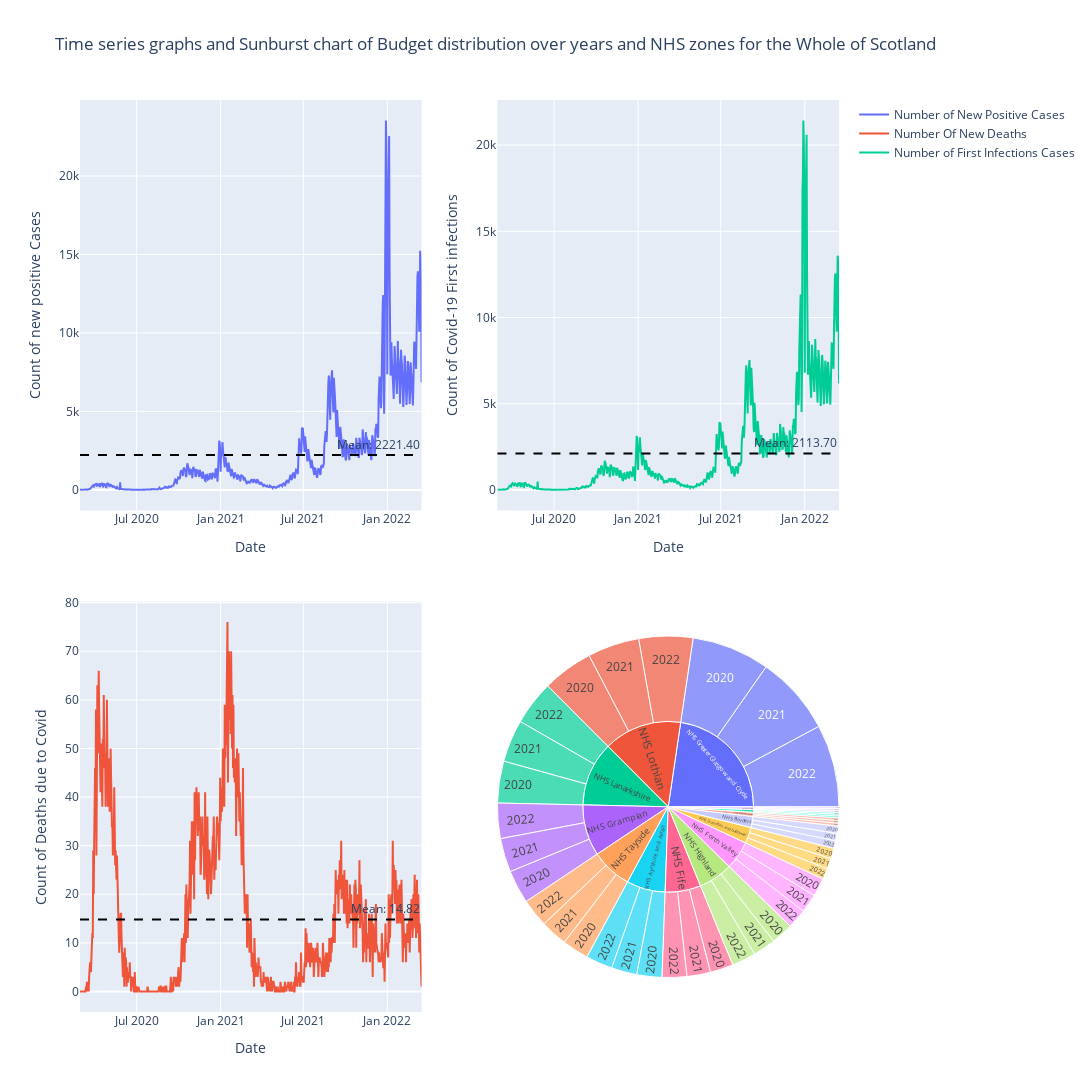

Notebook cell for this chart:
### Markdown cell above
These commands ensure a dropdown widget is initialised, with options to filter the area (NHS zone) of interest. Owing to the notebook format, graphs load a bit sluggish!!

### Code cell
dropdown_values = list(covid_summary[0].keys())[1:2]
dropdown_values.extend(covid_summary[0]['locations'].keys())
widgets.interact(plot_dashboard, name_nhs_center=widgets.Dropdown(options=dropdown_values, description = "Select Area of interest"))

### Figure 1 — Plotly figure (JSON) as saved in the notebook; plotly's stock layout.template omitted (floating-point values rounded to 4 significant figures; data arrays with more than 128 entries replaced by an {"elided": "..."} marker saying what was removed)
{"data": [{"name": "Number of New Positive Cases", "type": "scatter", "x": {"elided": "749 str values"}, "xaxis": "x", "y": {"elided": "749 int values"}, "yaxis": "y"}, {"name": "Number Of New Deaths", "type": "scatter", "x": {"elided": "749 str values"}, "xaxis": "x3", "y": {"elided": "749 int values"}, "yaxis": "y3"}, {"name": "Number of First Infections Cases", "type": "scatter", "x": {"elided": "749 str values"}, "xaxis": "x2", "y": {"elided": "749 int values"}, "yaxis": "y2"}, {"branchvalues": "total", "customdata": [3.25, 0.56, 0.62, 6.22, 2.05, 1.48, 34.36, 0.26, 2.46, 14.9, 0.57, 0.41, 1.52, 0.27, 3.25, 0.56, 0.62, 6.22, 2.05, 1.48, 34.36, 0.26, 2.46, 14.9, 0.57, 0.41, 1.52, 0.27, 3.25, 0.56, 0.62, 6.22, 2.05, 1.48, 34.36, 0.26, 2.46, 14.9, 0.57, 0.41, 1.52, 0.27, 3.25, 0.56, 0.62, 6.22, 2.05, 1.48, 34.36, 0.26, 2.46, 14.9, 0.57, 0.41, 1.52, 0.27], "domain": {"x": [0.55, 1], "y": [0, 0.45]}, "hovertemplate": "<b>%{label} </b> <br> Staff per square km: %{customdata}<br> Budget in billions : %{value}", "ids": ["NHS Ayrshire and Arran/2020", "NHS Borders/2020", "NHS Dumfries and Galloway/2020", "NHS Fife/2020", "NHS Forth Valley/2020", "NHS Grampian/2020", "NHS Greater Glasgow and Clyde/2020", "NHS Highland/2020", "NHS Lanarkshire/2020", "NHS Lothian/2020", "NHS Orkney/2020", "NHS Shetland/2020", "NHS Tayside/2020", "NHS Western Isles/2020", "NHS Ayrshire and Arran/2021", "NHS Borders/2021", "NHS Dumfries and Galloway/2021", "NHS Fife/2021", "NHS Forth Valley/2021", "NHS Grampian/2021", "NHS Greater Glasgow and Clyde/2021", "NHS Highland/2021", "NHS Lanarkshire/2021", "NHS Lothian/2021", "NHS Orkney/2021", "NHS Shetland/2021", "NHS Tayside/2021", "NHS Western Isles/2021", "NHS Ayrshire and Arran/2022", "NHS Borders/2022", "NHS Dumfries and Galloway/2022", "NHS Fife/2022", "NHS Forth Valley/2022", "NHS Grampian/2022", "NHS Greater Glasgow and Clyde/2022", "NHS Highland/2022", "NHS Lanarkshire/2022", "NHS Lothian/2022", "NHS Orkney/2022", "NHS Shetland/2022", "NHS Tayside/2022", "NHS Western Isles/2022", "NHS Ayrshire and Arran", "NHS Borders", "NHS Dumfries and Galloway", "NHS Fife", "NHS Forth Valley", "NHS Grampian", "NHS Greater Glasgow and Clyde", "NHS Highland", "NHS Lanarkshire", "NHS Lothian", "NHS Orkney", "NHS Shetland", "NHS Tayside", "NHS Western Isles"], "labels": ["2020", "2020", "2020", "2020", "2020", "2020", "2020", "2020", "2020", "2020", "2020", "2020", "2020", "2020", "2021", "2021", "2021", "2021", "2021", "2021", "2021", "2021", "2021", "2021", "2021", "2021", "2021", "2021", "2022", "2022", "2022", "2022", "2022", "2022", "2022", "2022", "2022", "2022", "2022", "2022", "2022", "2022", "NHS Ayrshire and Arran", "NHS Borders", "NHS Dumfries and Galloway", "NHS Fife", "NHS Forth Valley", "NHS Grampian", "NHS Greater Glasgow and Clyde", "NHS Highland", "NHS Lanarkshire", "NHS Lothian", "NHS Orkney", "NHS Shetland", "NHS Tayside", "NHS Western Isles"], "name": "", "parents": ["NHS Ayrshire and Arran", "NHS Borders", "NHS Dumfries and Galloway", "NHS Fife", "NHS Forth Valley", "NHS Grampian", "NHS Greater Glasgow and Clyde", "NHS Highland", "NHS Lanarkshire", "NHS Lothian", "NHS Orkney", "NHS Shetland", "NHS Tayside", "NHS Western Isles", "NHS Ayrshire and Arran", "NHS Borders", "NHS Dumfries and Galloway", "NHS Fife", "NHS Forth Valley", "NHS Grampian", "NHS Greater Glasgow and Clyde", "NHS Highland", "NHS Lanarkshire", "NHS Lothian", "NHS Orkney", "NHS Shetland", "NHS Tayside", "NHS Western Isles", "NHS Ayrshire and Arran", "NHS Borders", "NHS Dumfries and Galloway", "NHS Fife", "NHS Forth Valley", "NHS Grampian", "NHS Greater Glasgow and Clyde", "NHS Highland", "NHS Lanarkshire", "NHS Lothian", "NHS Orkney", "NHS Shetland", "NHS Tayside", "NHS Western Isles", "", "", "", "", "", "", "", "", "", "", "", "", "", ""], "type": "sunburst", "values": [762, 220, 316, 702, 559, 1014, 2365, 666, 1268, 1540, 53, 54, 809, 80, 775, 223, 321, 713, 569, 1028, 2398, 692, 1286, 1570, 55, 55, 820, 81, 807, 235, 334, 749, 598, 1072, 2504, 726, 1347, 1639, 57, 57, 857, 85, 2344, 678, 971, 2164, 1726, 3114, 7267, 2084, 3901, 4749, 165, 166, 2486, 246]}], "layout": {"annotations": [{"showarrow": false, "text": "Mean: 2221.40", "x": 1, "xanchor": "right", "xref": "x domain", "y": 2221.0, "yanchor": "bottom", "yref": "y"}, {"showarrow": false, "text": "Mean: 14.82", "x": 1, "xanchor": "right", "xref": "x3 domain", "y": 14.82, "yanchor": "bottom", "yref": "y3"}, {"showarrow": false, "text": "Mean: 2113.70", "x": 1, "xanchor": "right", "xref": "x2 domain", "y": 2114.0, "yanchor": "bottom", "yref": "y2"}], "height": 1200, "shapes": [{"line": {"color": "black", "dash": "dash"}, "type": "line", "x0": 0, "x1": 1, "xref": "x domain", "y0": 2221.0, "y1": 2221.0, "yref": "y"}, {"line": {"color": "black", "dash": "dash"}, "type": "line", "x0": 0, "x1": 1, "xref": "x3 domain", "y0": 14.82, "y1": 14.82, "yref": "y3"}, {"line": {"color": "black", "dash": "dash"}, "type": "line", "x0": 0, "x1": 1, "xref": "x2 domain", "y0": 2114.0, "y1": 2114.0, "yref": "y2"}], "title": {"text": "Time series graphs and Sunburst chart of Budget distribution over years and NHS zones for the Whole of Scotland"}, "width": 1500, "xaxis": {"anchor": "y", "domain": [0, 0.45], "title": {"text": "Date"}}, "xaxis2": {"anchor": "y2", "domain": [0.55, 1], "title": {"text": "Date"}}, "xaxis3": {"anchor": "y3", "domain": [0, 0.45], "title": {"text": "Date"}}, "yaxis": {"anchor": "x", "domain": [0.55, 1], "title": {"text": "Count of new positive Cases"}}, "yaxis2": {"anchor": "x2", "domain": [0.55, 1], "title": {"text": "Count of Covid-19 First infections"}}, "yaxis3": {"anchor": "x3", "domain": [0, 0.45], "title": {"text": "Count of Deaths due to Covid"}}}}
